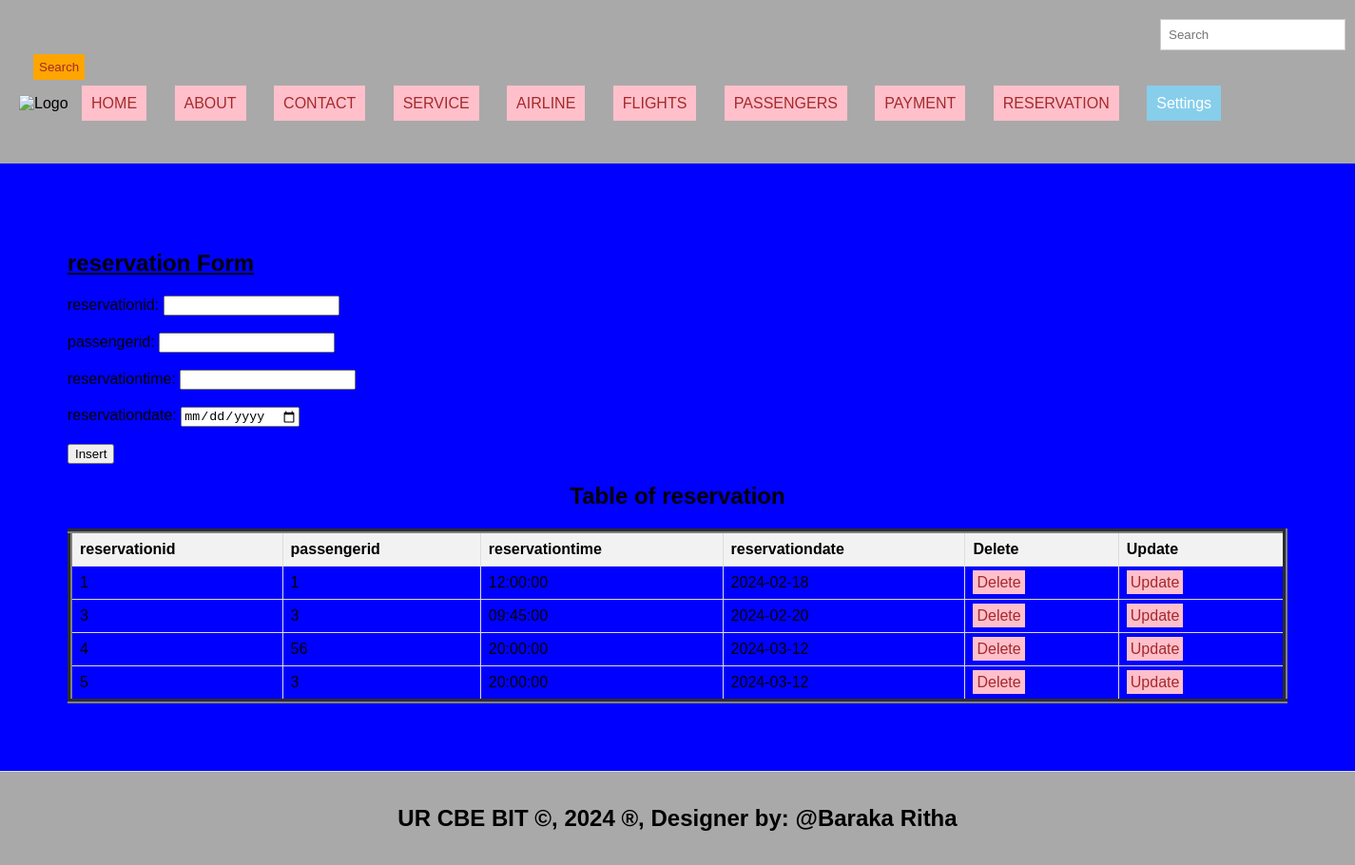
The app's page /reservation.php with its own data.
### tables this page shows
CREATE TABLE IF NOT EXISTS `reservation` (
  `reservationid` int(11) NOT NULL AUTO_INCREMENT,
  `passengerid` int(11) DEFAULT NULL,
  `reservationtime` time NOT NULL,
  `reservationdate` date NOT NULL,
  PRIMARY KEY (`reservationid`)
);

### reservation.php (the view, shortened to what this page needs)
<!DOCTYPE html>
<html lang="en">
<head>
  <link rel="stylesheet" type="text/css" href="style.css" title="style 1" media="screen, tv, projection, handheld, print"/>
  </head>
  <header>
<body bgcolor="blue">
  <form class="d-flex" role="search" action="search.php">
      <input class="form-control me-2" type="search" placeholder="Search" aria-label="Search">
      <button class="btn btn-outline-success" type="submit">Search</button>
    </form>
  <ul style="list-style-type: none; padding: 0;">
    <li style="display: inline; margin-right: 10px;">
    <img src="./Images/arsnl.jpg" width="90" height="60" alt="Logo">
  </li>
    <li style="display: inline; margin-right: 10px;"><a href="./home.html">HOME</a>
  </li>
    <li style="display: inline; margin-right: 10px;"><a href="./about.html">ABOUT</a>
  </li>
    <li style="display: inline; margin-right: 10px;"><a href="./contact.html">CONTACT</a>
  </li>
    <li style="display: inline; margin-right: 10px;"><a href="./Service.html">SERVICE</a>
  </li>
    <li style="display: inline; margin-right: 10px;"><a href="./Airline.php">AIRLINE</a>
  </li>
    <li style="display: inline; margin-right: 10px;"><a href="./Flights.php">FLIGHTS</a>
  </li>
    <li style="display: inline; margin-right: 10px;"><a href="./Passengers.php">PASSENGERS</a>
  </li>
    <li style="display: inline; margin-right: 10px;"><a href="./Payment.php">PAYMENT</a>
  </li>
    <li style="display: inline; margin-right: 10px;"><a href="./Reservation.php">RESERVATION</a>
  </li>
    <li class="dropdown" style="display: inline; margin-right: 10px;">
      <a href="#" style="padding: 10px; color: white; background-color: skyblue; text-decoration: none; margin-right: 15px;">Settings</a>
    </li><br><br>
  </ul>
</header>
<section>
    <h1><u> reservation Form </u></h1>
    <form method="post">
        <label for="rid">reservationid:</label>
        <input type="number" id="rid" name="rid"><br><br>
        <label for="pid">passengerid:</label>
        <input type="number" id="pid" name="pid"><br><br>
        <label for="rt">reservationtime:</label>
        <input type="number" id="rt" name="rt" required><br><br>
        <label for="rd">reservationdate:</label>
        <input type="date" id="rd" name="rd" required><br><br>
        <input type="submit" name="add" value="Insert">
    </form>
<!DOCTYPE html>
<html>
<head>
</head>
<body>
    <center><h2>Table of reservation</h2></center>
    <table border="5">
        <tr>
            <th>reservationid</th>
            <th>passengerid</th>
            <th>reservationtime</th>
            <th>reservationdate</th>
            <th>Delete</th>
            <th>Update</th>
        </tr>
        <?php
        $host = "localhost";
        $user = "root";
        $pass = "";
        $database = "flightbooking";
        $connection = new mysqli($host, $user, $pass, $database);
        $sql = "SELECT * FROM reservation";
        $result = $connection->query($sql);
        if ($result->num_rows > 0) {
            while ($row = $result->fetch_assoc()) {
                $rid = $row['reservationid'];
                echo "<tr>
                    <td>" . $row['reservationid'] . "</td>
                    <td>" . $row['passengerid'] . "</td>
                    <td>" . $row['reservationtime'] . "</td>
                    <td>" . $row['reservationdate'] . "</td>
                    <td><a style='padding:4px' href='delete_reservation.php?reservationid=$rid'>Delete</a></td>
                    <td><a style='padding:4px' href='update_reservation.php?reservationid=$rid'>Update</a></td>
                </tr>";
            }
        } else {
            echo "<tr><td colspan='6'>No data found</td></tr>";
        }
        ?>
    </table>
</body>
    </section>
<footer>
  <center>
    <b><h2>UR CBE BIT &copy, 2024 &reg, Designer by: @Baraka Ritha</h2></b>
  </center>
</footer>
</body>
</html>

### style.css (style rules this page uses)
body { font-family: Arial, sans-serif; margin: 0; padding: 0; }
.form-control { padding: 8px; margin-left: 4px; border: 1px solid #ccc; }
.btn { padding: 6px; background-color: orange; color: brown; border: none; }
.dropdown { position: relative; display: inline; margin-right: 10px; }
body { font-family: Arial,sans-serif; margin:0; padding:0; }
header { background-color:darkgray; padding: 20px; }
.dropdown { position: right; display:right; direction:rtl; }
section { padding:28px; border-bottom: 1px solid #ddd; }
footer { text-align: center; padding: 15px; background-color:darkgray; }

### reservation.php (style rules this page uses)
a { padding: 10px; color: white; background-color: pink; text-decoration: none; margin-right: 15px; }
a:link { color: brown; }
button.btn { margin-left: 15px; margin-top: 4px; }
input.form-control { margin-left: 1200px; padding: 8px; }
section { padding:71px; border-bottom: 1px solid #ddd; }
footer { text-align: center; padding: 15px; background-color:darkgray; }
table { width: 100%; border-collapse: collapse; }
th, td { border: 1px solid #ddd; padding: 8px; text-align: left; }
th { background-color: #f2f2f2; }

### records on screen
reservation: reservationid "1", passengerid "1", reservationtime "12:00:00", reservationdate "2024-02-18"
reservation: reservationid "3", passengerid "3", reservationtime "09:45:00", reservationdate "2024-02-20"
reservation: reservationid "4", passengerid "56", reservationtime "20:00:00", reservationdate "2024-03-12"
reservation: reservationid "5", passengerid "3", reservationtime "20:00:00", reservationdate "2024-03-12"
